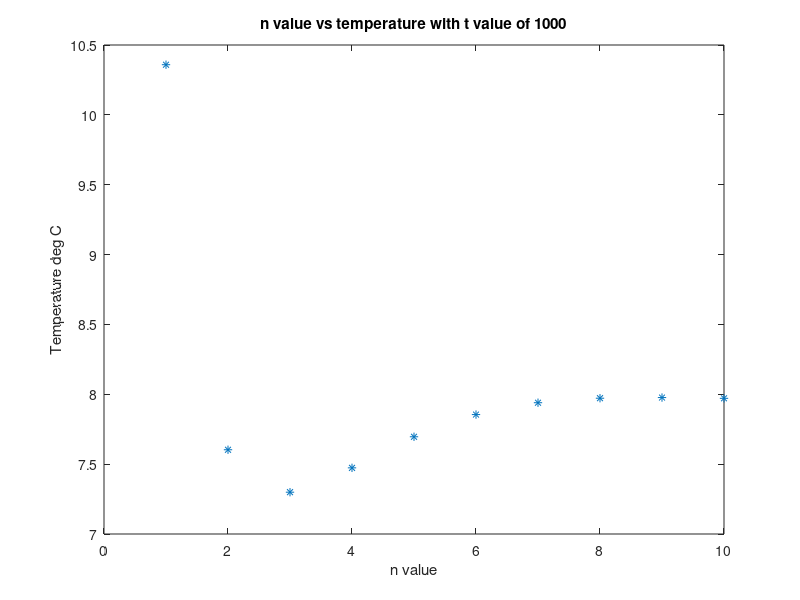

This chart was generated by the following MATLAB code:
clc; clear all;
L = 5.875; %in
H = 7.861; 
T_0 = 7.949; %deg C
alph = 0.0747;
lambda =@(n)((2*n-1)*pi)/(2*L);
bn =@(n) (-8*H*L*(-1)^(n-1))/((2*n-1)*pi)^2;

x = 4.875;
t = 1;
%sumation
 yeet = zeros(1,10);
for i = 1:10
    sum = 0;
    for j = 1:i
        sum = sum + bn(j)*sin(lambda(j)*x)* exp(-(lambda(j)^2)*alph*t);
    end
    yeet(i) = sum;
end
temp = zeros(1,10);
for i = 1:10
    temp(i) = T_0 + H*x + yeet(i);
end

figure
plot(1:10,temp,'*')
hold on
xlabel('n value')
ylabel('Temperature deg C')
title('n value vs temperature with t value of 1000')
